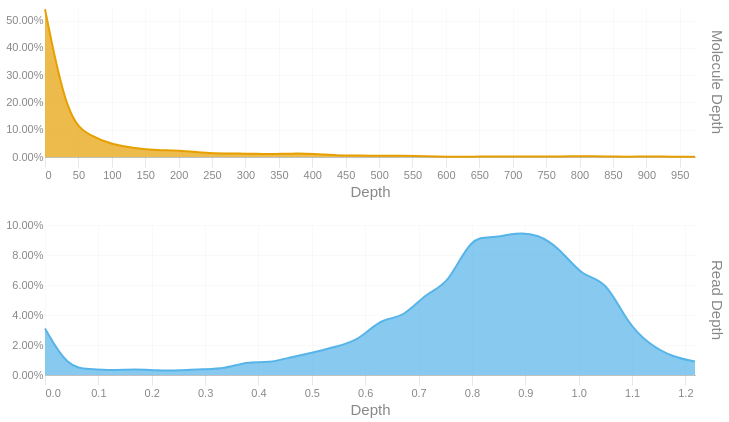

Write notebook code for a chart like this one.
### Code cell
readdep = depth_hist(tb['Read Depth'], q99, 3)
readdep = readdep.with_columns(pl.lit('Read Depth').alias('Metric'))
if not SKIPLR:
    moldep = depth_hist(tb['Molecule Depth'], mol_q99, 1)
    moldep = moldep.with_columns(pl.lit('Molecule Depth').alias('Metric'))
    _hist = pl.concat([readdep, moldep])
    _hist = _hist.filter(pl.col('Proportion') != 0)
    with SafeRender(_hist):
        (
            alt.Chart(_hist)        
            .mark_area(interpolate = "basis")
            .encode(
                x=alt.X('Bin:Q').scale(domainMin=0).axis(alt.Axis(title='Depth')),
                y = alt.Y('Proportion:Q', title = None).axis(format = '.2%'),
                color = alt.Color('Metric:N').legend(None),
                row = alt.Row("Metric:N").header(title = None, labelOrient = 'right'),
                tooltip = [
                    alt.Tooltip("Metric:N", title = "Metric"),
                    alt.Tooltip('Interval:N', title = "Depth Interval"),
                    alt.Tooltip('Proportion:Q', title = "% Alignments").format('.2%')
                ]
            )
            .resolve_scale(x='independent', y='independent')
            .properties(
                height = 150, width = 650,
                usermeta={'embedOptions': {'downloadFileName': f'{samplename}.depth.hist'}}
            )
        ).display()
else:
    readdep = readdep.filter(pl.col('Proportion') != 0)
    with SafeRender(readdep):
        (
            alt.Chart(readdep)        
            .mark_area(interpolate = "basis")
            .encode(
                x=alt.X('Bin:Q').scale(domainMin=0).axis(alt.Axis(title='Depth')),
                y = alt.Y('Proportion:Q', title = None).axis(format = '.2%'),
                tooltip = [
                    alt.Tooltip('Interval:N', title = "Depth Interval"),
                    alt.Tooltip('Proportion:Q', title = "% Alignments").format('.2%')
                ]
            )
            .properties(
                usermeta={'embedOptions': {'downloadFileName': f'{samplename}.depth.hist'}}
            )
        ).display()

### Figure 1 — Vega-Lite specification as saved in the notebook (floating-point values rounded to 4 significant figures)
{"width": 650, "height": 150, "config": {"title": {"anchor": "start", "dy": -15, "fontSize": 18, "color": "#888888", "subtitleColor": "#888888", "subtitleFontSize": 14}, "arc": {"fill": "#0072B2"}, "axis": {"domainColor": "#888888", "domainWidth": 0.5, "gridWidth": 0.2, "grid": false, "titleFontWeight": 400, "titleFontSize": 15, "labelFontSize": 11, "labelColor": "#888888", "tickColor": "#888888", "tickWidth": 0.2, "titleColor": "#888888"}, "axisBand": {"grid": false}, "axisX": {"grid": true, "tickSize": 10, "domainCap": "round"}, "axisY": {"domain": false, "grid": true, "tickSize": 0, "domainCap": "round"}, "background": "transparent", "header": {"labelFontSize": 15, "labelColor": "#888888", "titleFontSize": 15, "titleFontWeight": 600, "titleColor": "#888888"}, "legend": {"labelFont": "sans-serif", "labelFontSize": 12, "labelColor": "#888888", "symbolSize": 100, "symbolType": "circle", "titleFontSize": 12, "titlePadding": 10, "titleColor": "#888888", "title": null}, "range": {"category": ["#E69F00", "#56B4E9", "#009E73", "#F0E442", "#0072B2", "#D55E00", "#CC79A7", "#000000"], "diverging": ["#cfe8f3", "#a2d4ec", "#73bfe2", "#46abdb", "#1696d2", "#12719e"]}, "area": {"fill": "#0072B2", "fillOpacity": 0.7, "line": true, "strokeOpacity": 0.7}, "line": {"color": "#0072B2", "stroke": "#0072B2", "strokeWidth": 2}, "trail": {"color": "#0072B2", "stroke": "#0072B2", "strokeWidth": 0, "size": 1}, "point": {"filled": true, "fillOpacity": 1.0, "size": 95}, "text": {"color": "#888888", "fontSize": 11, "align": "right", "fontWeight": 400, "size": 11}, "bar": {"fill": "#0072B2", "stroke": null}, "view": {"stroke": null, "continuousWidth": 660, "continuousHeight": 400}}, "data": {"name": "data-25689d71d658d8c22bf0908bb813b8c8"}, "mark": {"type": "area", "interpolate": "basis"}, "encoding": {"color": {"field": "Metric", "legend": null, "type": "nominal"}, "row": {"field": "Metric", "header": {"title": null, "labelOrient": "right"}, "type": "nominal"}, "tooltip": [{"field": "Metric", "title": "Metric", "type": "nominal"}, {"field": "Interval", "title": "Depth Interval", "type": "nominal"}, {"field": "Proportion", "format": ".2%", "title": "% Alignments", "type": "quantitative"}], "x": {"axis": {"title": "Depth"}, "field": "Bin", "scale": {"domainMin": 0}, "type": "quantitative"}, "y": {"axis": {"format": ".2%"}, "field": "Proportion", "title": null, "type": "quantitative"}}, "resolve": {"scale": {"x": "independent", "y": "independent"}}, "usermeta": {"embedOptions": {"downloadFileName": "S1_Annapolis_0N2.depth.hist"}}, "$schema": "https://vega.github.io/schema/vega-lite/v6.1.0.json", "datasets": {"data-25689d71d658d8c22bf0908bb813b8c8": [{"Bin": 0.0, "Interval": "0.0-0.042", "Proportion": 0.031, "Metric": "Read Depth"}, {"Bin": 0.042, "Interval": "0.042-0.084", "Proportion": 0.005, "Metric": "Read Depth"}, {"Bin": 0.084, "Interval": "0.084-0.126", "Proportion": 0.004, "Metric": "Read Depth"}, {"Bin": 0.126, "Interval": "0.126-0.168", "Proportion": 0.003, "Metric": "Read Depth"}, {"Bin": 0.168, "Interval": "0.168-0.21", "Proportion": 0.004, "Metric": "Read Depth"}, {"Bin": 0.21, "Interval": "0.21-0.252", "Proportion": 0.003, "Metric": "Read Depth"}, {"Bin": 0.252, "Interval": "0.252-0.294", "Proportion": 0.003, "Metric": "Read Depth"}, {"Bin": 0.294, "Interval": "0.294-0.336", "Proportion": 0.004, "Metric": "Read Depth"}, {"Bin": 0.336, "Interval": "0.336-0.378", "Proportion": 0.004, "Metric": "Read Depth"}, {"Bin": 0.378, "Interval": "0.378-0.42", "Proportion": 0.009, "Metric": "Read Depth"}, {"Bin": 0.42, "Interval": "0.42-0.462", "Proportion": 0.008, "Metric": "Read Depth"}, {"Bin": 0.462, "Interval": "0.462-0.504", "Proportion": 0.012, "Metric": "Read Depth"}, {"Bin": 0.504, "Interval": "0.504-0.546", "Proportion": 0.015, "Metric": "Read Depth"}, {"Bin": 0.546, "Interval": "0.546-0.588", "Proportion": 0.019, "Metric": "Read Depth"}, {"Bin": 0.588, "Interval": "0.588-0.63", "Proportion": 0.023, "Metric": "Read Depth"}, {"Bin": 0.63, "Interval": "0.63-0.672", "Proportion": 0.038, "Metric": "Read Depth"}, {"Bin": 0.672, "Interval": "0.672-0.714", "Proportion": 0.038, "Metric": "Read Depth"}, {"Bin": 0.714, "Interval": "0.714-0.756", "Proportion": 0.055, "Metric": "Read Depth"}, {"Bin": 0.756, "Interval": "0.756-0.798", "Proportion": 0.06, "Metric": "Read Depth"}, {"Bin": 0.798, "Interval": "0.798-0.84", "Proportion": 0.093, "Metric": "Read Depth"}, {"Bin": 0.84, "Interval": "0.84-0.882", "Proportion": 0.091, "Metric": "Read Depth"}, {"Bin": 0.882, "Interval": "0.882-0.924", "Proportion": 0.095, "Metric": "Read Depth"}, {"Bin": 0.924, "Interval": "0.924-0.966", "Proportion": 0.094, "Metric": "Read Depth"}, {"Bin": 0.966, "Interval": "0.966-1.008", "Proportion": 0.084, "Metric": "Read Depth"}, {"Bin": 1.008, "Interval": "1.008-1.05", "Proportion": 0.065, "Metric": "Read Depth"}, {"Bin": 1.05, "Interval": "1.05-1.092", "Proportion": 0.064, "Metric": "Read Depth"}, {"Bin": 1.092, "Interval": "1.092-1.134", "Proportion": 0.034, "Metric": "Read Depth"}, {"Bin": 1.134, "Interval": "1.134-1.176", "Proportion": 0.02, "Metric": "Read Depth"}, {"Bin": 1.176, "Interval": "1.176-1.218", "Proportion": 0.012, "Metric": "Read Depth"}, {"Bin": 1.218, "Interval": "1.218-1.26", "Proportion": 0.009, "Metric": "Read Depth"}, {"Bin": 0.0, "Interval": "0.0-33.5", "Proportion": 0.542, "Metric": "Molecule Depth"}, {"Bin": 33.5, "Interval": "33.5-67.1", "Proportion": 0.136, "Metric": "Molecule Depth"}, {"Bin": 67.1, "Interval": "67.1-100.6", "Proportion": 0.077, "Metric": "Molecule Depth"}, {"Bin": 100.6, "Interval": "100.6-134.2", "Proportion": 0.046, "Metric": "Molecule Depth"}, {"Bin": 134.2, "Interval": "134.2-167.7", "Proportion": 0.032, "Metric": "Molecule Depth"}, {"Bin": 167.7, "Interval": "167.7-201.3", "Proportion": 0.025, "Metric": "Molecule Depth"}, {"Bin": 201.3, "Interval": "201.3-234.8", "Proportion": 0.024, "Metric": "Molecule Depth"}, {"Bin": 234.8, "Interval": "234.8-268.4", "Proportion": 0.016, "Metric": "Molecule Depth"}, {"Bin": 268.4, "Interval": "268.4-301.9", "Proportion": 0.012, "Metric": "Molecule Depth"}, {"Bin": 301.9, "Interval": "301.9-335.4", "Proportion": 0.013, "Metric": "Molecule Depth"}, {"Bin": 335.4, "Interval": "335.4-369.0", "Proportion": 0.01, "Metric": "Molecule Depth"}, {"Bin": 369.0, "Interval": "369.0-402.5", "Proportion": 0.013, "Metric": "Molecule Depth"}, {"Bin": 402.5, "Interval": "402.5-436.1", "Proportion": 0.012, "Metric": "Molecule Depth"}, {"Bin": 436.1, "Interval": "436.1-469.6", "Proportion": 0.006, "Metric": "Molecule Depth"}, {"Bin": 469.6, "Interval": "469.6-503.2", "Proportion": 0.005, "Metric": "Molecule Depth"}, {"Bin": 503.2, "Interval": "503.2-536.7", "Proportion": 0.005, "Metric": "Molecule Depth"}, {"Bin": 536.7, "Interval": "536.7-570.3", "Proportion": 0.005, "Metric": "Molecule Depth"}, {"Bin": 570.3, "Interval": "570.3-603.8", "Proportion": 0.002, "Metric": "Molecule Depth"}, {"Bin": 603.8, "Interval": "603.8-637.3", "Proportion": 0.001, "Metric": "Molecule Depth"}, {"Bin": 637.3, "Interval": "637.3-670.9", "Proportion": 0.001, "Metric": "Molecule Depth"}, {"Bin": 670.9, "Interval": "670.9-704.4", "Proportion": 0.002, "Metric": "Molecule Depth"}, {"Bin": 704.4, "Interval": "704.4-738.0", "Proportion": 0.002, "Metric": "Molecule Depth"}, {"Bin": 738.0, "Interval": "738.0-771.5", "Proportion": 0.002, "Metric": "Molecule Depth"}, {"Bin": 771.5, "Interval": "771.5-805.1", "Proportion": 0.002, "Metric": "Molecule Depth"}, {"Bin": 805.1, "Interval": "805.1-838.6", "Proportion": 0.003, "Metric": "Molecule Depth"}, {"Bin": 838.6, "Interval": "838.6-872.2", "Proportion": 0.002, "Metric": "Molecule Depth"}, {"Bin": 872.2, "Interval": "872.2-905.7", "Proportion": 0.001, "Metric": "Molecule Depth"}, {"Bin": 905.7, "Interval": "905.7-939.3", "Proportion": 0.002, "Metric": "Molecule Depth"}, {"Bin": 939.3, "Interval": "939.3-972.8", "Proportion": 0.001, "Metric": "Molecule Depth"}, {"Bin": 972.8, "Interval": "972.8-1006.34", "Proportion": 0.001, "Metric": "Molecule Depth"}]}}
